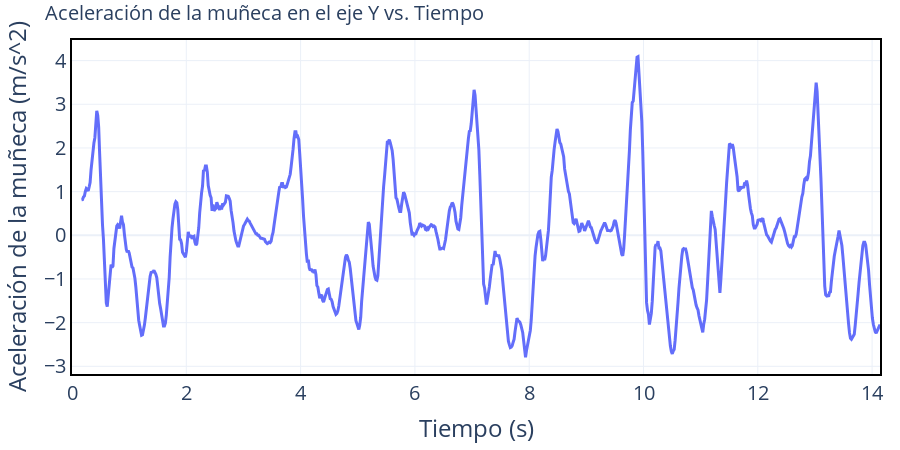

Notebook cell for this chart:
### Code cell
show_with_estetica(df['time'], df['ay_wrist'], x_name = 'Tiempo (s)', y_name = 'Aceleración de la muñeca (m/s^2)', title = 'Aceleración de la muñeca en el eje Y vs. Tiempo')

### Figure 1 — Plotly figure (JSON) as saved in the notebook; plotly's stock layout.template omitted (floating-point values rounded to 4 significant figures; data arrays with more than 128 entries replaced by an {"elided": "..."} marker saying what was removed)
{"data": [{"line": {"width": 3}, "mode": "lines", "type": "scatter", "x": {"elided": "849 float values"}, "y": {"elided": "849 float values"}}], "layout": {"autosize": false, "font": {"size": 20}, "height": 450, "legend": {"bgcolor": "rgba(255,255,255,0.8)", "font": {"size": 18}, "orientation": "v", "x": 1, "xanchor": "right", "y": 0.99, "yanchor": "top"}, "margin": {"b": 20, "l": 20, "r": 20, "t": 40}, "plot_bgcolor": "white", "title": {"font": {"size": 20}, "text": "Aceleración de la muñeca en el eje Y vs. Tiempo"}, "width": 900, "xaxis": {"linecolor": "black", "linewidth": 2, "mirror": true, "showgrid": true, "showline": true, "title": {"text": "Tiempo (s)"}}, "yaxis": {"linecolor": "black", "linewidth": 2, "mirror": true, "showgrid": true, "showline": true, "title": {"text": "Aceleración de la muñeca (m/s^2)"}}}}
